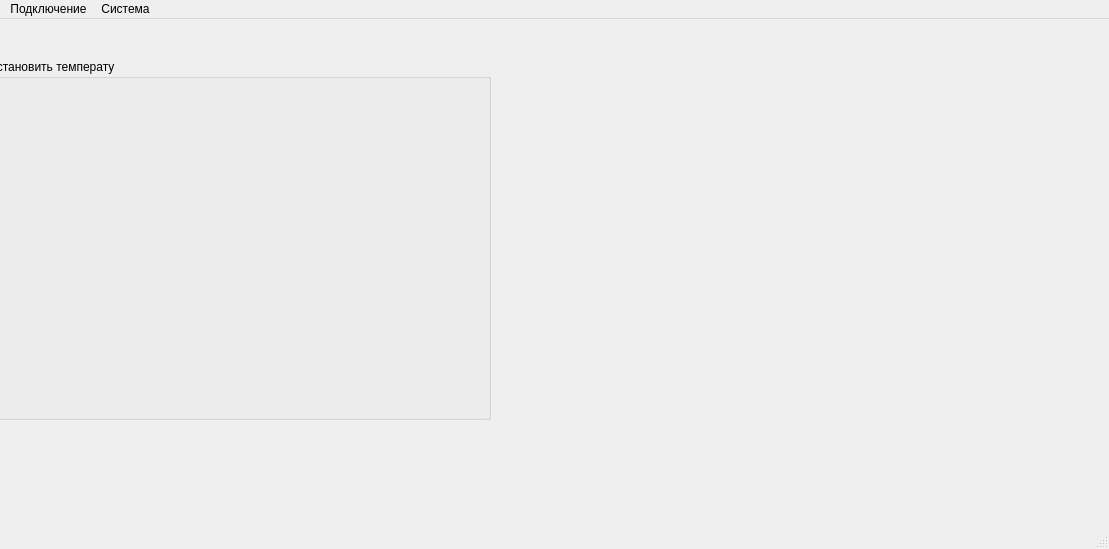
<?xml version="1.0" encoding="UTF-8"?>
<ui version="4.0">
 <class>MainWindow</class>
 <widget class="QMainWindow" name="MainWindow">
  <property name="geometry">
   <rect>
    <x>0</x>
    <y>0</y>
    <width>1109</width>
    <height>549</height>
   </rect>
  </property>
  <property name="windowTitle">
   <string>MainWindow</string>
  </property>
  <property name="styleSheet">
   <string notr="true"/>
  </property>
  <widget class="QWidget" name="centralwidget">
   <widget class="QGroupBox" name="groupBox">
    <property name="geometry">
     <rect>
      <x>-10</x>
      <y>40</y>
      <width>501</width>
      <height>361</height>
     </rect>
    </property>
    <property name="title">
     <string>Установить температу</string>
    </property>
   </widget>
  </widget>
  <widget class="QMenuBar" name="menubar">
   <property name="geometry">
    <rect>
     <x>0</x>
     <y>0</y>
     <width>1109</width>
     <height>21</height>
    </rect>
   </property>
   <widget class="QMenu" name="menuHey">
    <property name="title">
     <string>Подключение</string>
    </property>
    <addaction name="connect"/>
    <addaction name="disconnect"/>
    <addaction name="action_3"/>
   </widget>
   <widget class="QMenu" name="menu">
    <property name="title">
     <string>Система</string>
    </property>
   </widget>
   <addaction name="menuHey"/>
   <addaction name="menu"/>
  </widget>
  <widget class="QStatusBar" name="statusBar"/>
  <action name="connect">
   <property name="text">
    <string>Подключить устройство</string>
   </property>
  </action>
  <action name="disconnect">
   <property name="text">
    <string>Отключить устройство</string>
   </property>
  </action>
  <action name="action_3">
   <property name="text">
    <string>Настройка порта</string>
   </property>
  </action>
 </widget>
 <resources/>
 <connections/>
</ui>
